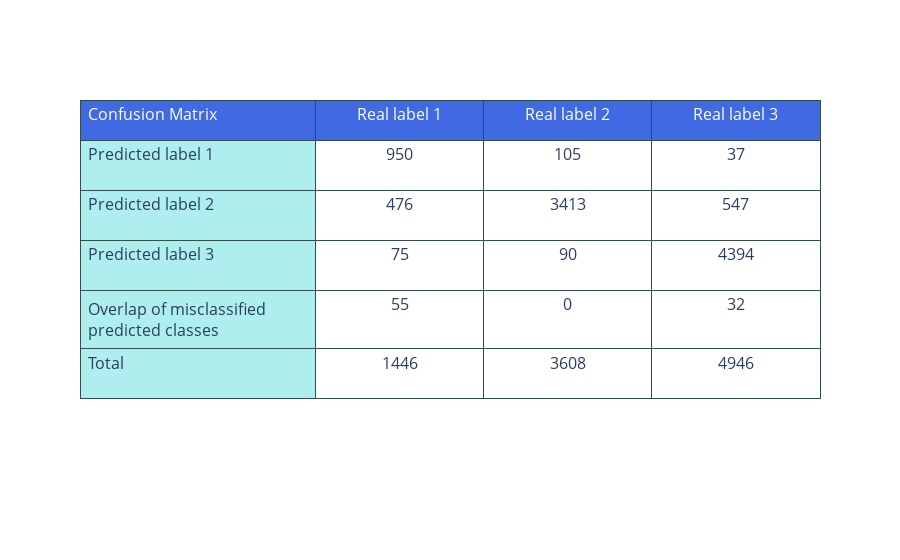

Notebook code cell kept with this figure:
### Code cell
q1()

### Figure 1 — Plotly figure (JSON) as saved in the notebook; plotly's stock layout.template omitted (floating-point values rounded to 4 significant figures)
{"data": [{"cells": {"align": ["left", "center"], "fill": {"color": ["paleturquoise", "white"]}, "font": {"size": 16}, "height": 50, "line": {"color": "darkslategray"}, "values": [["Predicted label 1", "Predicted label 2", "Predicted label 3", "Overlap of misclassified predicted classes", "Total"], [950, 476, 75, 55, 1446], [105, 3413, 90, 0, 3608], [37, 547, 4394, 32, 4946]]}, "columnorder": [0, 1, 2, 3], "columnwidth": [70, 50, 50, 50], "header": {"align": ["left", "center", "center", "center"], "fill": {"color": "royalblue"}, "font": {"color": "white", "size": 16}, "height": 40, "line": {"color": "darkslategray"}, "values": ["Confusion Matrix", "Real label 1", "Real label 2", "Real label 3"]}, "type": "table"}], "layout": {}}
